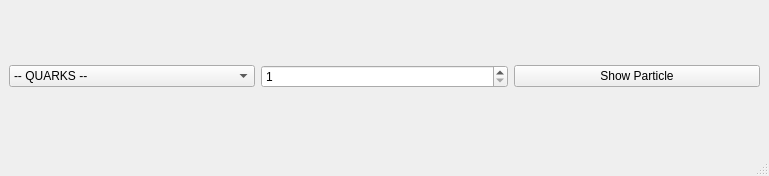
<?xml version="1.0" encoding="UTF-8"?>
<ui version="4.0">
 <class>MainWindow</class>
 <widget class="QMainWindow" name="MainWindow">
  <property name="geometry">
   <rect>
    <x>0</x>
    <y>0</y>
    <width>769</width>
    <height>176</height>
   </rect>
  </property>
  <property name="windowTitle">
   <string>MainWindow</string>
  </property>
  <widget class="QWidget" name="centralwidget">
   <layout class="QHBoxLayout" name="horizontalLayout">
    <item>
     <layout class="QGridLayout" name="gridLayout">
      <item row="0" column="0">
       <widget class="QComboBox" name="particle_select_cbox">
        <item>
         <property name="text">
          <string>-- QUARKS --</string>
         </property>
        </item>
        <item>
         <property name="text">
          <string>u</string>
         </property>
        </item>
        <item>
         <property name="text">
          <string>d</string>
         </property>
        </item>
        <item>
         <property name="text">
          <string>c</string>
         </property>
        </item>
        <item>
         <property name="text">
          <string>s</string>
         </property>
        </item>
        <item>
         <property name="text">
          <string>t</string>
         </property>
        </item>
        <item>
         <property name="text">
          <string>b</string>
         </property>
        </item>
        <item>
         <property name="text">
          <string>ubar</string>
         </property>
        </item>
        <item>
         <property name="text">
          <string>dbar</string>
         </property>
        </item>
        <item>
         <property name="text">
          <string>cbar</string>
         </property>
        </item>
        <item>
         <property name="text">
          <string>sbar</string>
         </property>
        </item>
        <item>
         <property name="text">
          <string>tbar</string>
         </property>
        </item>
        <item>
         <property name="text">
          <string>bbar</string>
         </property>
        </item>
        <item>
         <property name="text">
          <string>-- LEPTONS --</string>
         </property>
        </item>
        <item>
         <property name="text">
          <string>e+</string>
         </property>
        </item>
        <item>
         <property name="text">
          <string>mu+</string>
         </property>
        </item>
        <item>
         <property name="text">
          <string>e-</string>
         </property>
        </item>
        <item>
         <property name="text">
          <string>mu-</string>
         </property>
        </item>
        <item>
         <property name="text">
          <string>tau-e+</string>
         </property>
        </item>
        <item>
         <property name="text">
          <string>mu+</string>
         </property>
        </item>
        <item>
         <property name="text">
          <string>tau+</string>
         </property>
        </item>
        <item>
         <property name="text">
          <string>nu_e</string>
         </property>
        </item>
        <item>
         <property name="text">
          <string>nu_mu</string>
         </property>
        </item>
        <item>
         <property name="text">
          <string>nu_tau</string>
         </property>
        </item>
        <item>
         <property name="text">
          <string>nubar_e</string>
         </property>
        </item>
        <item>
         <property name="text">
          <string>nubar_mu</string>
         </property>
        </item>
        <item>
         <property name="text">
          <string>nubar_tau</string>
         </property>
        </item>
       </widget>
      </item>
      <item row="0" column="1">
       <widget class="QSpinBox" name="particles_number_spinbox">
        <property name="minimum">
         <number>1</number>
        </property>
        <property name="maximum">
         <number>10</number>
        </property>
       </widget>
      </item>
      <item row="0" column="2">
       <widget class="QPushButton" name="show_particle_btn">
        <property name="text">
         <string>Show Particle</string>
        </property>
       </widget>
      </item>
     </layout>
    </item>
   </layout>
  </widget>
  <widget class="QMenuBar" name="menubar">
   <property name="geometry">
    <rect>
     <x>0</x>
     <y>0</y>
     <width>769</width>
     <height>25</height>
    </rect>
   </property>
  </widget>
  <widget class="QStatusBar" name="statusbar"/>
 </widget>
 <resources/>
 <connections/>
</ui>
